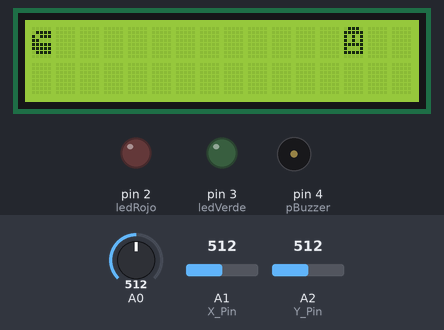
This sketch was run on a simulated Arduino Uno, built with avr-gcc and run on an emulated ATmega328P. Parts: 16×2 character LCD, output pins drawn as LEDs (lit = HIGH), buzzer (waves = sounding). The test bench sets the inputs (shaded band); at power-on: A2 (Y_Pin) = 512, A1 (X_Pin) = 512, A0 = 512. Random numbers use the default seed unless the sketch sets one; what the sketch prints to the serial monitor is not drawn.

Above: at 1.3 s.
1.4 s: A2 (Y_Pin) set to 414
At 1.7 s:
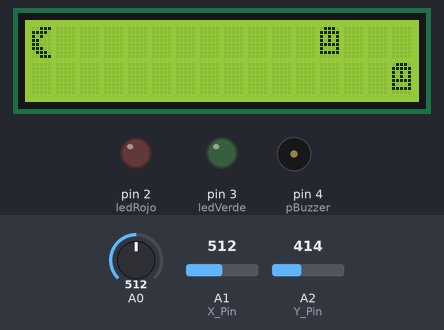
3.1 s: A2 (Y_Pin) set to 393
At 3.3 s:
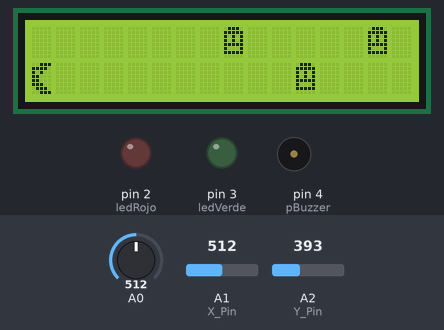
6.1 s: A1 (X_Pin) set to 791
9.1 s: A1 (X_Pin) set to 813
At 13.1 s:
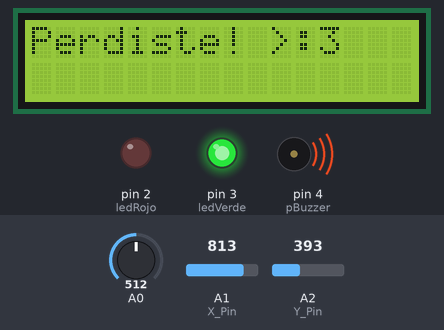
Timing chart, 0 to 23.6 s (numbered marks = the images above; inputs shaded):
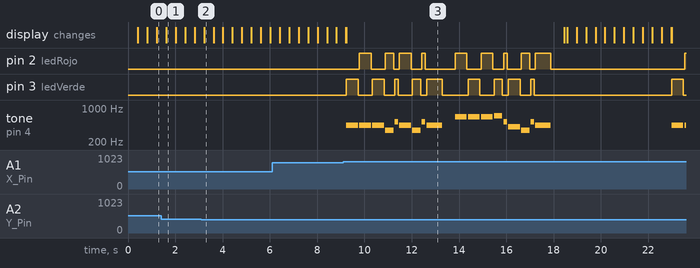

Measured:
- the behaviour switches between 401 and 400 on A2 (Y_Pin) (found by bisection; images 1 and 2)
- the behaviour switches between 799 and 800 on A1 (X_Pin) (found by bisection; images 2 and 3)
- after the input at 9.1 s, pin 2 (ledRojo): LOW → HIGH after 0.68 s, → LOW 0.50 s later, → HIGH 0.60 s later, → LOW 0.35 s later, … (19 changes in this stretch); pin 3 (ledVerde): LOW → HIGH after 0.13 s, → LOW 0.50 s later, → HIGH 0.60 s later, → LOW 0.50 s later, … (20 changes in this stretch)
- what the display in image 1 shows lasts 0.4 s, from 1.6 s to 2.0 s

The sketch:

PacmanRewrite.ino
```cpp
#include <Wire.h>
#include <LiquidCrystal_I2C.h>
LiquidCrystal_I2C lcd(0x27, 16, 2);

/* Pines de Movimiento */
const int X_Pin = A1;
const int Y_Pin = A2;

const int JoyButton = 0;
const int ledRojo = 2;
const int ledVerde = 3;
const int pBuzzer = 4;
/* Tiempo para actualizar la pantalla */
int time = 400;
byte ghostNumber = 6;
int counterA = 0;
int counterB = 0;
unsigned int previousMillis = 0;

byte X = 0;
byte Y = 0;

byte Ghost[6];

byte UnknownGhost01[8] {
  B01110,
  B11111,
  B10101,
  B10101,
  B11111,
  B10001,
  B11111,
  B00000
};

byte Pacman01[8] {
  B00111,
  B11110,
  B10100,
  B11000,
  B11000,
  B11100,
  B01110,
  B00111
};

byte Pacman02[8] {
  B00000,
  B01111,
  B10111,
  B11000,
  B11111,
  B11111,
  B01111,
  B00000
};

/* ------- Definición de los tiempos para el buzzer ------ */
int blanca = 1000 / 2;
int negra = 1000 / 4;
int negra_plus = 1000 / 6;
int corchea = 1000 / 8;
double pausa = 1.3;

/* --------- Notas clave de Sol --------*/
int do3 = 261;
int re3 = 293;
int mi3 = 329;
int fa3 = 349;
int sol3 = 392;
int la3 = 440;
int si3 = 496;

int do4 = 523;
int re4 = 587;
int mi4 = 659;
int fa4 = 698;
int sol4 = 784;
int la4 = 880;
int si4 = 987;
int do5 = 1046;

/* ---- Tonos para el Buzzer 1-2 ---- */
const int c = 261;
const int d = 294;
const int e = 329;
const int f = 349;
const int g = 391;
const int gS = 415;
const int a = 440;
const int aS = 455;
const int b = 466;
const int cH = 523;
const int cSH = 554;
const int dH = 587;
const int dSH = 622;
const int eH = 659;
const int fH = 698;
const int fSH = 740;
const int gH = 784;
const int gSH = 830;
const int aH = 880;
/*-------------------------------------*/
void (*resetFunc)(void) = 0; // Declara la función resetear en la dirección 0

void setup(){
  int set = 14;
  for (int i = 0; i < ghostNumber; i++)
    Ghost[i] = set+=random(2,4);

  lcd.init();
  lcd.backlight();
  Serial.begin(9600);
  pinMode(ledVerde, OUTPUT);
  pinMode(ledRojo, OUTPUT);
  pinMode(pBuzzer, OUTPUT);
  digitalWrite(ledVerde, LOW);
  digitalWrite(ledRojo, LOW);
  analogWrite(pBuzzer, 0);
  randomSeed(analogRead(A0));
  lcd.createChar(1, UnknownGhost01);
  lcd.createChar(2, Pacman01);
  lcd.createChar(3, Pacman02);
  lcd.setCursor(0, 0);
  moverEnemigos(X, Y);
  lcd.clear();
}

void loop(){
  checkPosition(X, Y);
  int currentMillis = millis();
  if (currentMillis - previousMillis>=time){
    previousMillis = currentMillis;
    lcd.clear();
    moverPersonaje();
    moverEnemigos(X, Y);
 }
}

void moverEnemigos(int X, int Y){
 lcd.setCursor(X, Y);
 if ((counterA%2)==0) lcd.write((byte)2);
  else lcd.write((byte)3);

 for (int i = 0; i < ghostNumber; i++){
   Ghost[i] = Ghost[i] - 1;
   if ((i%2)==0){
     lcd.setCursor(Ghost[i], 0);
     lcd.write((byte)1);
     } else {
       lcd.setCursor(Ghost[i], 1);
       lcd.write((byte)1);
     }
     if (Ghost[i] <= 0) Ghost[i] = 16;
   }
   counterA++;
}

int moverPersonaje(){
  int X_Axis = analogRead(X_Pin);
  int Y_Axis = analogRead(Y_Pin);
   // Arriba
  if (Y_Axis >= 800 && Y == 1) {
    Y--;
    Serial.println("Arriba");
  }

  // Abajo
  if (Y_Axis <= 400 && Y == 0) {
    Y++;
    Serial.println("Abajo");
  }

  // Izquierda
  if (X_Axis <= 400 && X > 0) {
    X--;
    Serial.println("Izquierda");
  }

  // Derecha
  if (X_Axis >= 800 && X >= 0 && X < 15) {
    X++;
    Serial.println("Derecha");
  }

  return X, Y;
}

void Win(){
  while(true){
    lcd.clear();
    lcd.print("Ganaste! ;3");
    youWinTune();

    delay(650);
    for (int i = 3; i >= 0; i--){
      lcd.clear();
      lcd.setCursor(0,0);
      lcd.print("Press to reset...");
      lcd.setCursor(0,1);
      lcd.print(i);
      if (digitalRead(JoyButton) == LOW) resetFunc();
      delay(1000);
    }
  }
}

void Lose(){
  while(true){
    lcd.clear();
    lcd.print("Perdiste! >:3");
    gameOverTune();
    for (int i = 3; i >= 0; i--){
      lcd.clear();
      lcd.setCursor(0,0);
      lcd.print("Press to reset...");
      lcd.setCursor(0,1);
      lcd.print(i);
      if (digitalRead(JoyButton) == LOW) resetFunc();
      delay(1000);
    }
  }
}

void checkPosition(int X, int Y){
  // Perder
  for (int i = 0; i < ghostNumber; i++){
    if ((i%2)==0){
      if (Ghost[i] == X && Y==0) Lose();
    } else
      if (Ghost[i] == X && Y==1) Lose();
    }

  // Ganar
  if (X == 15) Win();
}

void beep(int note, int duration){
  tone(pBuzzer, note, duration);

  // Prende diferente LED dependiendo del valor del contador
  if (counterB % 2 == 0){
    digitalWrite(ledVerde, HIGH);
    delay(duration);
    digitalWrite(ledVerde, LOW);
    } else{
      digitalWrite(ledRojo, HIGH);
      delay(duration);
      digitalWrite(ledRojo, LOW);
    }

    noTone(pBuzzer);

    delay(50);

    counterB++;
}

void twinkleTwinkle(){
  beep(do4, negra);
  beep(do4, negra);
  beep(sol4, negra);
  beep(sol4, negra);
  beep(la4, negra);
  beep(la4, negra);
  beep(sol4, blanca);
  beep(fa4, negra);
  beep(fa4, negra);
  beep(mi4, negra);
  beep(mi4, negra);
  beep(re4, negra);
  beep(re4, negra);
  beep(do4, blanca);
}

void gameOverTune(){
    beep(a, 500);
    beep(a, 500);
    beep(a, 500);
    beep(f, 350);
    beep(cH, 150);
    beep(a, 500);
    beep(f, 350);
    beep(cH, 150);
    beep(a, 650);

    delay(500);

    beep(eH, 500);
    beep(eH, 500);
    beep(eH, 500);
    beep(fH, 350);
    beep(cH, 150);
    beep(gS, 500);
    beep(f, 350);
    beep(cH, 150);
    beep(a, 650);

    delay(500);
}

void youWinTune(){
/* ---- ROLA DE EVANGELION ---- */
  beep(mi3, blanca);
  beep(sol3, blanca);
  beep(la3, blanca);
  beep(sol3, negra);
  beep(la3, negra);
  beep(la3, negra);
  beep(la3, negra);
  beep(re4, negra);
  beep(do4, negra);
  beep(si3, negra_plus);
  beep(la3, negra);
  beep(si3, corchea);
  noTone(pBuzzer);
}
```
